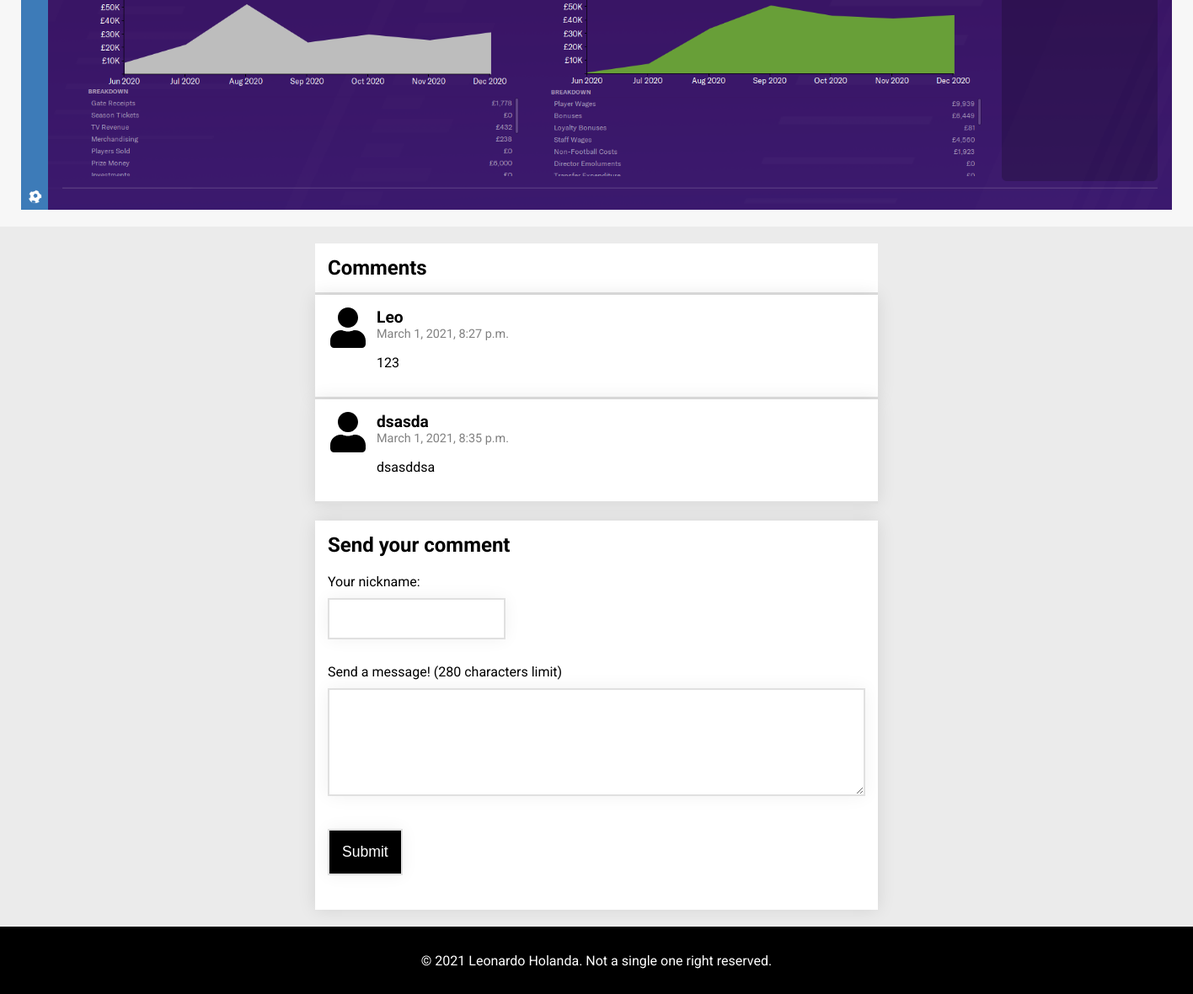
/finances (lower part), run on an earlier commit of the app's database.
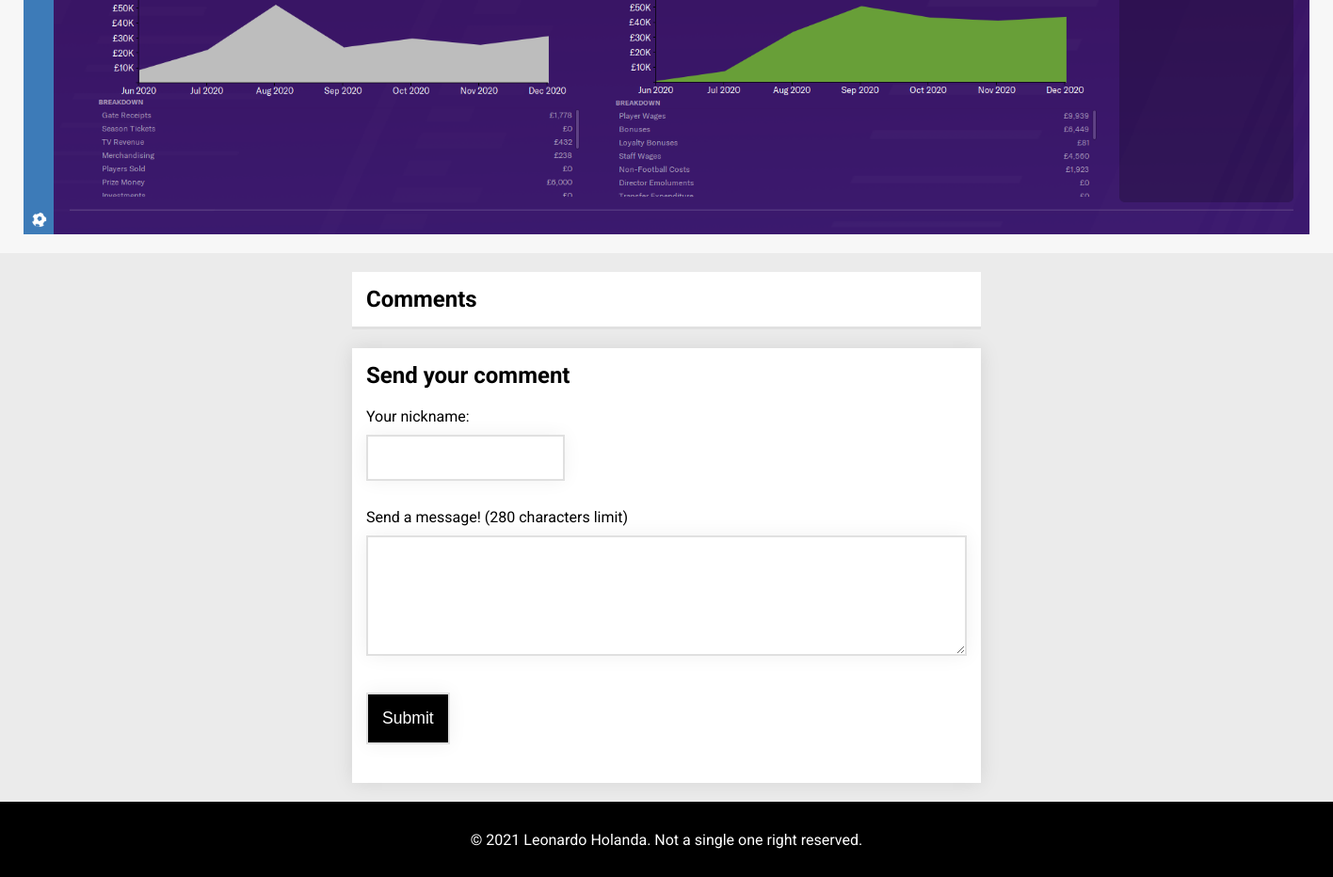
And on a later commit of the database.
### hoofball/models.py (models this page shows)
class Comment(models.Model):
    author = models.CharField(max_length=50)
    text = models.TextField(max_length=280)
    created_at = models.DateTimeField(default=timezone.now)
    source = models.CharField(max_length=15)

### hoofball/views.py (the view)
# urls.py: path('finances', views.finances, name='finances'),
def finances(request):
    comments = Comment.objects.all()
    return render(request, 'hoofball/finances.html', {'all_comments': comments})

### hoofball/templates/hoofball/finances.html (shortened to what this page needs)
{% extends "./base.html" %}
{% load static %}
{% block content %}
  <section>
      <img src="{% static '/hoofball/images/finances.png' %}" width="1366" height="768">
  </section>
{% endblock %}
{% block comments %}
  <div class="comments-container">
      <div class="comments-list">
        {% include "./show_comments.html" with comments=all_comments source="finances" %}
      </div>
        <div class="comments-form">
          {% include "./forms/comment_form.html" with source="finances" %}
        </div>
  </div>
{% endblock %}

### hoofball/templates/hoofball/show_comments.html
<h2>Comments</h2>
{% load static %}
{% for comment in comments %}
    {% if comment.source == source %}
      <div class="comment">
        <img src="{% static 'hoofball/images/user-solid.svg' %}">
        <div>
          <strong class="comment-author">{{ comment.author }}</strong>
          <p class="comment-date">{{ comment.created_at }}</p>
          <p>{{ comment.text|linebreaks }}</p>
        </div>
      </div>
    {% endif %}
{% empty %}
    <p>Be the first to comment!</p>
{% endfor %}

What changed in the data, as far as the page shows it:
removed Comment: author "Leo", created_at "March 1, 2021, 8:27 p.m.", text "123"
removed Comment: author "dsasda", created_at "March 1, 2021, 8:35 p.m.", text "dsasddsa"
